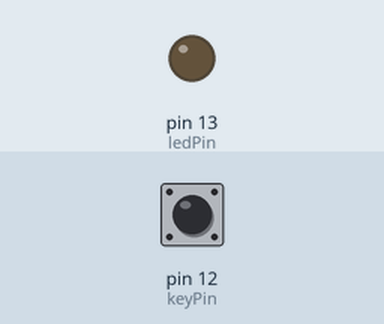
Simulated run of this sketch. Board: Arduino Uno, built with avr-gcc and run on an emulated ATmega328P. On the bench: output pins drawn as LEDs (lit = HIGH). Inputs (shaded band) come from the test bench; at power-on: pin 12 (keyPin) LOW.

Above: at 1.2 s.
1.3 s: pin 12 (keyPin) pulled HIGH for 0.15 s
At 2.0 s:
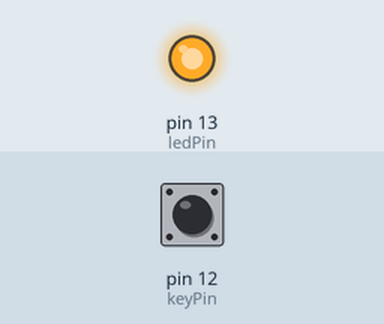
Timing chart, 0 to 4.3 s (numbered marks = the images above; inputs shaded):
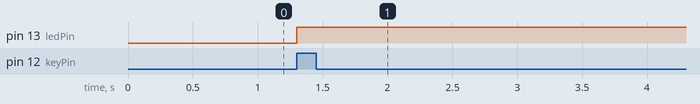

Measured:
- after the input at 1.3 s, pin 13 (ledPin): LOW → HIGH at once

The sketch:

presionarUnBotonYEncenderUnLed.ino
```cpp
// Control de Led por botón
// Enciende y apaga un LED, cuando el botón de presión se conecta al pin12
const int keyPin = 12; //pin del botón
const int ledPin = 13;//pin del led
void setup()
{
pinMode(keyPin,INPUT);//inicializamos el pin del botón en entrada
pinMode(ledPin,OUTPUT);//inicializamos el pin del led en salida
}
void loop()
{
//si el botón esta presionado el estado es HIGH
if(digitalRead(keyPin) ==HIGH )//si el pin del botón esta en presionado entra y enciende el led
{
digitalWrite(ledPin,HIGH);//Encendemos el led
}
}
```
